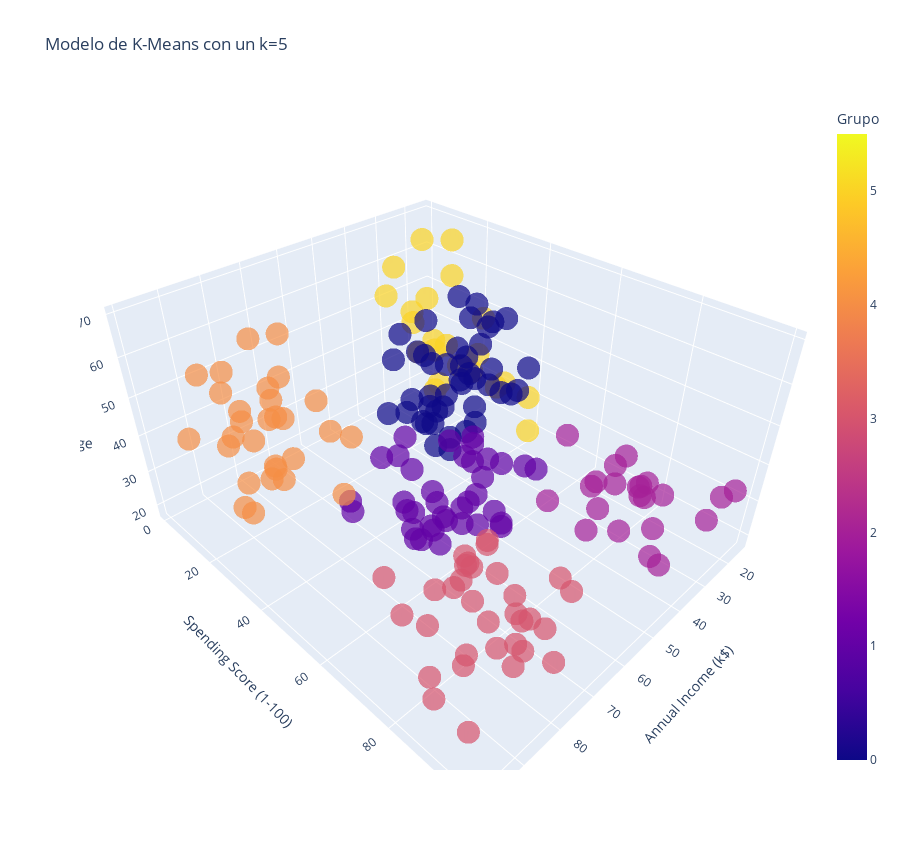

Write notebook code for a chart like this one.
### Markdown cell above
Grafico 3d de la Data - Cubo OLAP

### Code cell
Grafica_3D = px.scatter_3d(df, x='Annual Income (k$)', y='Spending Score (1-100)', z='Age', color='Grupo', symbol='Grupo', symbol_map={0: 'circle', 1: 'circle', 2: 'circle', 3: 'circle', 4: 'circle', 5: 'circle'}, opacity=0.7, width=900, height=850, title=f'Modelo de K-Means con un k={5}', labels={'label': 'Cluster'}, color_discrete_map={})
Grafica_3D.update_layout(showlegend=False)

### Figure 1 — Plotly figure (JSON) as saved in the notebook; plotly's stock layout.template omitted (floating-point values rounded to 4 significant figures)
{"data": [{"hovertemplate": "Grupo=%{marker.color}<br>Annual Income (k$)=%{x}<br>Spending Score (1-100)=%{y}<br>Age=%{z}<extra></extra>", "legendgroup": "5", "marker": {"color": [5, 5, 5, 5, 5, 5, 5, 5, 5, 5, 5, 5, 5, 5, 5, 5, 5, 5, 5, 5, 5, 5], "coloraxis": "coloraxis", "opacity": 0.7, "symbol": "circle"}, "mode": "markers", "name": "5", "scene": "scene", "showlegend": true, "type": "scatter3d", "x": [15, 16, 17, 18, 19, 19, 20, 20, 21, 23, 24, 25, 28, 28, 29, 30, 33, 33, 34, 37, 39, 39], "y": [39, 6, 40, 6, 3, 14, 15, 13, 35, 29, 35, 5, 14, 32, 31, 4, 4, 14, 17, 26, 36, 28], "z": [19, 20, 31, 35, 64, 67, 58, 37, 35, 52, 35, 46, 54, 45, 40, 60, 53, 49, 42, 36, 48, 49]}, {"hovertemplate": "Grupo=%{marker.color}<br>Annual Income (k$)=%{x}<br>Spending Score (1-100)=%{y}<br>Age=%{z}<extra></extra>", "legendgroup": "2", "marker": {"color": [2, 2, 2, 2, 2, 2, 2, 2, 2, 2, 2, 2, 2, 2, 2, 2, 2, 2, 2, 2, 2, 2], "coloraxis": "coloraxis", "opacity": 0.7, "symbol": "circle"}, "mode": "markers", "name": "2", "scene": "scene", "showlegend": true, "type": "scatter3d", "x": [15, 16, 17, 18, 19, 19, 20, 20, 21, 23, 24, 25, 28, 28, 29, 30, 33, 33, 34, 37, 38, 39], "y": [81, 77, 76, 94, 72, 99, 77, 79, 66, 98, 73, 73, 82, 61, 87, 73, 92, 81, 73, 75, 92, 65], "z": [21, 23, 22, 23, 30, 35, 24, 22, 20, 35, 25, 31, 29, 35, 23, 21, 18, 21, 30, 20, 24, 24]}, {"hovertemplate": "Grupo=%{marker.color}<br>Annual Income (k$)=%{x}<br>Spending Score (1-100)=%{y}<br>Age=%{z}<extra></extra>", "legendgroup": "0", "marker": {"color": [0, 0, 0, 0, 0, 0, 0, 0, 0, 0, 0, 0, 0, 0, 0, 0, 0, 0, 0, 0, 0, 0, 0, 0, 0, 0, 0, 0, 0, 0, 0, 0, 0, 0, 0, 0, 0, 0, 0, 0, 0, 0, 0, 0], "coloraxis": "coloraxis", "opacity": 0.7, "symbol": "circle"}, "mode": "markers", "name": "0", "scene": "scene", "showlegend": true, "type": "scatter3d", "x": [38, 40, 42, 43, 43, 43, 44, 44, 46, 46, 47, 47, 48, 48, 48, 49, 49, 50, 50, 54, 54, 54, 54, 54, 54, 54, 57, 58, 59, 60, 60, 61, 62, 62, 62, 63, 63, 63, 63, 63, 65, 65, 67, 67], "y": [35, 55, 52, 60, 45, 41, 50, 46, 46, 56, 52, 59, 51, 50, 48, 55, 42, 49, 56, 47, 53, 42, 51, 41, 44, 46, 58, 46, 55, 49, 47, 42, 48, 59, 56, 50, 46, 43, 48, 52, 43, 59, 43, 57], "z": [65, 50, 49, 59, 50, 47, 51, 69, 53, 70, 67, 54, 63, 43, 68, 70, 47, 60, 60, 59, 45, 49, 57, 67, 46, 48, 55, 50, 68, 48, 47, 48, 49, 67, 49, 66, 54, 68, 66, 65, 63, 49, 51, 50]}, {"hovertemplate": "Grupo=%{marker.color}<br>Annual Income (k$)=%{x}<br>Spending Score (1-100)=%{y}<br>Age=%{z}<extra></extra>", "legendgroup": "1", "marker": {"color": [1, 1, 1, 1, 1, 1, 1, 1, 1, 1, 1, 1, 1, 1, 1, 1, 1, 1, 1, 1, 1, 1, 1, 1, 1, 1, 1, 1, 1, 1, 1, 1, 1, 1, 1, 1, 1], "coloraxis": "coloraxis", "opacity": 0.7, "symbol": "circle"}, "mode": "markers", "name": "1", "scene": "scene", "showlegend": true, "type": "scatter3d", "x": [39, 40, 40, 40, 42, 43, 46, 46, 48, 48, 48, 54, 54, 54, 54, 54, 57, 58, 59, 60, 60, 60, 60, 61, 62, 62, 62, 63, 64, 64, 65, 65, 67, 67, 69, 72, 76], "y": [61, 47, 42, 42, 60, 54, 51, 55, 59, 59, 47, 54, 48, 52, 55, 57, 55, 60, 41, 40, 42, 52, 50, 49, 41, 55, 42, 54, 42, 46, 48, 50, 56, 40, 58, 34, 40], "z": [31, 27, 29, 31, 33, 31, 27, 19, 18, 19, 32, 26, 40, 23, 38, 21, 22, 34, 18, 40, 32, 24, 27, 20, 23, 26, 21, 19, 38, 19, 18, 19, 27, 38, 40, 25, 28]}, {"hovertemplate": "Grupo=%{marker.color}<br>Annual Income (k$)=%{x}<br>Spending Score (1-100)=%{y}<br>Age=%{z}<extra></extra>", "legendgroup": "3", "marker": {"color": [3, 3, 3, 3, 3, 3, 3, 3, 3, 3, 3, 3, 3, 3, 3, 3, 3, 3, 3, 3, 3, 3, 3, 3, 3, 3, 3, 3, 3, 3, 3, 3], "coloraxis": "coloraxis", "opacity": 0.7, "symbol": "circle"}, "mode": "markers", "name": "3", "scene": "scene", "showlegend": true, "type": "scatter3d", "x": [69, 70, 71, 71, 71, 72, 73, 73, 74, 75, 76, 77, 77, 78, 78, 78, 78, 78, 78, 79, 81, 85, 86, 87, 87, 87, 88, 88, 93, 97, 98, 99], "y": [91, 77, 95, 75, 75, 71, 88, 73, 72, 93, 87, 97, 74, 90, 88, 76, 89, 78, 73, 83, 93, 75, 95, 63, 75, 92, 86, 69, 90, 86, 88, 97], "z": [39, 31, 40, 38, 39, 31, 29, 32, 35, 32, 32, 28, 32, 34, 39, 38, 27, 30, 30, 29, 31, 36, 33, 32, 28, 36, 30, 27, 35, 32, 29, 30]}, {"hovertemplate": "Grupo=%{marker.color}<br>Annual Income (k$)=%{x}<br>Spending Score (1-100)=%{y}<br>Age=%{z}<extra></extra>", "legendgroup": "4", "marker": {"color": [4, 4, 4, 4, 4, 4, 4, 4, 4, 4, 4, 4, 4, 4, 4, 4, 4, 4, 4, 4, 4, 4, 4, 4, 4, 4, 4, 4, 4], "coloraxis": "coloraxis", "opacity": 0.7, "symbol": "circle"}, "mode": "markers", "name": "4", "scene": "scene", "showlegend": true, "type": "scatter3d", "x": [70, 71, 71, 71, 73, 73, 74, 75, 77, 77, 78, 78, 78, 78, 78, 78, 79, 81, 85, 86, 87, 87, 87, 88, 88, 93, 97, 98, 99], "y": [29, 35, 11, 9, 5, 7, 10, 5, 12, 36, 22, 17, 20, 16, 1, 1, 35, 5, 26, 20, 27, 13, 10, 13, 15, 14, 32, 15, 39], "z": [23, 43, 59, 47, 20, 44, 19, 57, 25, 48, 34, 43, 44, 47, 37, 34, 56, 19, 50, 42, 36, 40, 36, 52, 58, 59, 37, 46, 41]}], "layout": {"coloraxis": {"colorbar": {"title": {"text": "Grupo"}}, "colorscale": [[0, "#0d0887"], [0.1111, "#46039f"], [0.2222, "#7201a8"], [0.3333, "#9c179e"], [0.4444, "#bd3786"], [0.5556, "#d8576b"], [0.6667, "#ed7953"], [0.7778, "#fb9f3a"], [0.8889, "#fdca26"], [1, "#f0f921"]]}, "height": 850, "legend": {"title": {"text": "Grupo"}, "tracegroupgap": 0}, "scene": {"domain": {"x": [0, 1], "y": [0, 1]}, "xaxis": {"title": {"text": "Annual Income (k$)"}}, "yaxis": {"title": {"text": "Spending Score (1-100)"}}, "zaxis": {"title": {"text": "Age"}}}, "showlegend": false, "title": {"text": "Modelo de K-Means con un k=5"}, "width": 900}}
